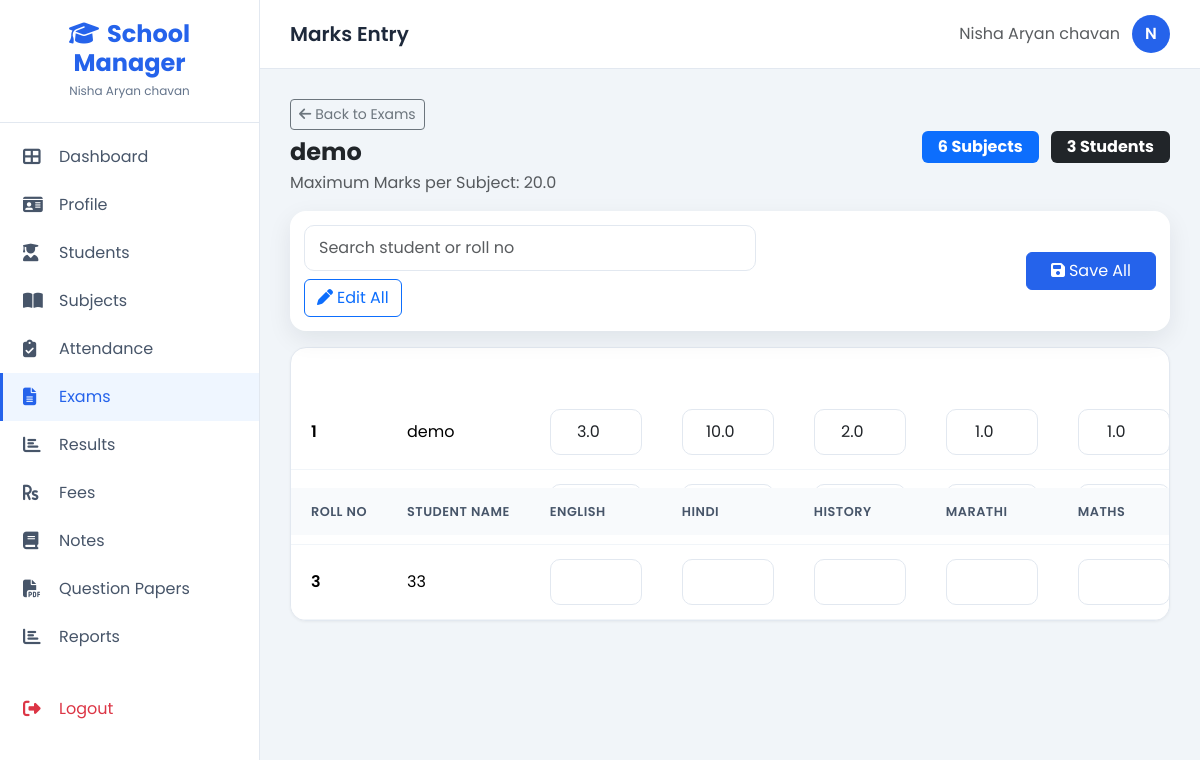
/exam/9/marks (signed in), run on the app's committed database.
### tables this page shows
CREATE TABLE exams (
            id INTEGER PRIMARY KEY AUTOINCREMENT,
            teacher_id INTEGER NOT NULL,
            name TEXT NOT NULL,
            max_marks REAL NOT NULL,
            subject_id INTEGER,
            exam_date DATE,
            created_at TIMESTAMP DEFAULT CURRENT_TIMESTAMP,
            FOREIGN KEY (teacher_id) REFERENCES teachers(id),
            FOREIGN KEY (subject_id) REFERENCES subjects(id)
        );

CREATE TABLE subjects (
            id INTEGER PRIMARY KEY AUTOINCREMENT,
            teacher_id INTEGER NOT NULL,
            name TEXT NOT NULL,
            FOREIGN KEY (teacher_id) REFERENCES teachers(id)
        );

CREATE TABLE students (
            id INTEGER PRIMARY KEY AUTOINCREMENT,
            teacher_id INTEGER NOT NULL,
            roll_no INTEGER NOT NULL,
            name TEXT NOT NULL,
            created_at TIMESTAMP DEFAULT CURRENT_TIMESTAMP, father_name TEXT, mother_name TEXT, phone TEXT,
            FOREIGN KEY (teacher_id) REFERENCES teachers(id)
        );

CREATE TABLE marks (
            id INTEGER PRIMARY KEY AUTOINCREMENT,
            exam_id INTEGER NOT NULL,
            student_id INTEGER NOT NULL,
            subject_id INTEGER,
            marks_obtained REAL NOT NULL,
            created_at TIMESTAMP DEFAULT CURRENT_TIMESTAMP,
            FOREIGN KEY (exam_id) REFERENCES exams(id),
            FOREIGN KEY (student_id) REFERENCES students(id),
            FOREIGN KEY (subject_id) REFERENCES subjects(id)
        );

### routes/main.py (the view, shortened to what this page needs)
@main_bp.route('/exam/<int:exam_id>/marks', methods=['GET', 'POST'])
@login_required(role='teacher')
def enter_marks(exam_id):
    teacher_id = session['user_id']
    conn = get_db()
    cursor = conn.cursor()
    cursor.execute("SELECT * FROM exams WHERE id = ? AND teacher_id = ?", (exam_id, teacher_id))
    exam = cursor.fetchone()
    if not exam:
        conn.close()
        flash('Exam not found.', 'danger')
        return redirect(url_for('main.exams'))
    subjects, students_list, existing_marks = _build_mark_matrix(cursor, teacher_id, exam_id)
    conn.close()
    return render_template(
        'teacher/enter_marks.html',
        exam=exam,
        students=students_list,
        subjects=subjects,
        existing_marks=existing_marks,
    )

### models/database.py (called while the page is built)
def get_db():
    os.makedirs(os.path.dirname(DB_PATH), exist_ok=True)
    conn = sqlite3.connect(DB_PATH)
    conn.row_factory = sqlite3.Row
    conn.execute("PRAGMA foreign_keys = ON")
    return conn

### routes/main.py (called while the page is built)
def _get_teacher_subjects(cursor, teacher_id):
    cursor.execute("SELECT * FROM subjects WHERE teacher_id = ? ORDER BY name", (teacher_id,))
    return cursor.fetchall()

def _get_teacher_students(cursor, teacher_id):
    cursor.execute(
        '''
        SELECT *
        FROM students
        WHERE teacher_id = ?
        ORDER BY roll_no
        ''',
        (teacher_id,),
    )
    return cursor.fetchall()

def _build_mark_matrix(cursor, teacher_id, exam_id):
    subjects = _get_teacher_subjects(cursor, teacher_id)
    students = _get_teacher_students(cursor, teacher_id)
    cursor.execute(
        '''
        SELECT student_id, subject_id, marks_obtained
        FROM marks
        WHERE exam_id = ?
        ''',
        (exam_id,),
    )
    marks = {(row['student_id'], row['subject_id']): row['marks_obtained'] for row in cursor.fetchall()}
    return subjects, students, marks

### utils/auth.py (called while the page is built, shortened)
def login_required(role=None):
    def decorator(f):
        @wraps(f)
        def decorated_function(*args, **kwargs):
            if 'user_id' not in session:
                flash('Please login first', 'warning')
                return redirect(url_for('auth.login'))
            return f(*args, **kwargs)
        return decorated_function
    return decorator

### templates/teacher/enter_marks.html (shortened to what this page needs)
{% extends "base.html" %}
{% block page_title %}Marks Entry{% endblock %}
{% block content %}
<div class="d-flex flex-wrap justify-content-between align-items-center gap-3 mb-3">
    <div>
        <a href="{{ url_for('main.exams') }}" class="btn btn-outline-secondary btn-sm mb-2">
            <i class="fas fa-arrow-left me-1"></i>Back to Exams
        </a>
        <h4 class="fw-bold mb-1">{{ exam.name }}</h4>
        <p class="text-muted mb-0">Maximum Marks per Subject: {{ exam.max_marks }}</p>
    </div>
    <div class="text-end">
        <span class="badge bg-primary fs-6 px-3 py-2 me-2">{{ subjects|length }} Subjects</span>
        <span class="badge bg-dark fs-6 px-3 py-2">{{ students|length }} Students</span>
    </div>
</div>
<div class="sheet-toolbar d-flex flex-wrap gap-2 align-items-center justify-content-between">
    <div class="d-flex flex-wrap gap-2 align-items-center">
        <input type="search" id="studentSearch" class="form-control" style="min-width: 260px;" placeholder="Search student or roll no">
        <button type="button" class="btn btn-outline-primary" id="editAllBtn">
            <i class="fas fa-pen me-1"></i>Edit All
        </button>
    </div>
    <button type="submit" form="marksForm" class="btn btn-primary px-4">
        <i class="fas fa-save me-1"></i>Save All
    </button>
</div>
<form method="POST" id="marksForm">
    <div class="table-card">
        <div class="table-responsive">
            <table class="table sheet-table mb-0">
                <thead>
                    <tr>
                        <th>Roll No</th>
                        <th>Student Name</th>
                        {% for subject in subjects %}
                        <th class="subject-header">{{ subject.name }}</th>
                        {% endfor %}
                    </tr>
                </thead>
                <tbody>
                    {% for student in students %}
                    <tr data-search="{{ student.roll_no }} {{ student.name|lower }}">
                        <td class="fw-semibold">{{ student.roll_no }}</td>
                        <td class="student-name">{{ student.name }}</td>
                        {% set row_total = namespace(value=0) %}
                        {% for subject in subjects %}
                        {% set cell_value = existing_marks.get((student.id, subject.id)) %}
                        <td>
                            <input
                                type="number"
                                step="0.5"
                                min="0"
                                max="{{ exam.max_marks }}"
                                class="form-control mark-input"
                                data-student="{{ student.id }}"
                                data-subject="{{ subject.id }}"
                                name="mark_{{ student.id }}_{{ subject.id }}"
                                value="{{ cell_value if cell_value is not none else '' }}"
                                readonly
                            >
                            {% if cell_value is not none %}
                                {% set row_total.value = row_total.value + cell_value %}
                            {% endif %}
                        </td>
                        {% endfor %}
                    </tr>
                    {% else %}
                    <tr>
                        <td colspan="{{ subjects|length + 3 }}" class="text-center text-muted py-5">No students found.</td>
                    </tr>
                    {% endfor %}
                </tbody>
            </table>
        </div>
    </div>
</form>
{% endblock %}

### templates/base.html (style rules this page uses)
:root { --primary: #2563eb; --primary-dark: #1d4ed8; --secondary: #64748b; --accent: #22c55e; --bg-light: #f1f5f9; --sidebar-width: 260px; --sidebar-collapsed: 70px; }
* { margin: 0; padding: 0; box-sizing: border-box; }
body { font-family: 'Poppins', sans-serif; background: var(--bg-light); min-height: 100vh; }
.btn-primary { background: var(--primary); border-color: var(--primary); }
.table-card { background: #fff; border-radius: 16px; box-shadow: 0 1px 3px rgba(0,0,0,0.05); border: 1px solid #e2e8f0; overflow: hidden; }
.table-card .table { margin: 0; }
.table-card .table th { background: #f8fafc; color: #475569; font-weight: 600; font-size: 0.8rem; text-transform: uppercase; letter-spacing: 0.5px; border: none; padding: 14px 20px; }
.table-card .table td { padding: 14px 20px; border-color: #f1f5f9; vertical-align: middle; }
.form-control, .form-select { border-radius: 10px; border: 1px solid #e2e8f0; padding: 10px 14px; }

### templates/teacher/enter_marks.html (style rules this page uses)
.sheet-toolbar { position: sticky; top: 72px; z-index: 20; background: #fff; border-radius: 16px; padding: 14px; margin-bottom: 16px; box-shadow: 0 8px 24px rgba(15, 23, 42, 0.08); }
.sheet-table thead th { position: sticky; top: 140px; z-index: 15; background: #f8fafc; }
.sheet-table td, .sheet-table th { vertical-align: middle; white-space: nowrap; }
.sheet-table input.form-control { min-width: 92px; text-align: center; }
.subject-header { min-width: 110px; }

### data on the page
exams: name "demo", max_marks "20.0", max_marks "3.0", max_marks "10.0", max_marks "2.0", max_marks "1.0"
subjects: name "ENGLISH"
subjects: name "HINDI"
subjects: name "HISTORY"
subjects: name "MARATHI"
subjects: name "MATHS"
students: roll_no "1", name "demo"
students: roll_no "3", name "33"

### other printed values
{{ session.teacher_name or session.username }} "Nisha Aryan chavan"
{{ (session.teacher_name or session.username)[0].upper() }} "N"
{{ subjects|length }} "6"
{{ students|length }} "3"
